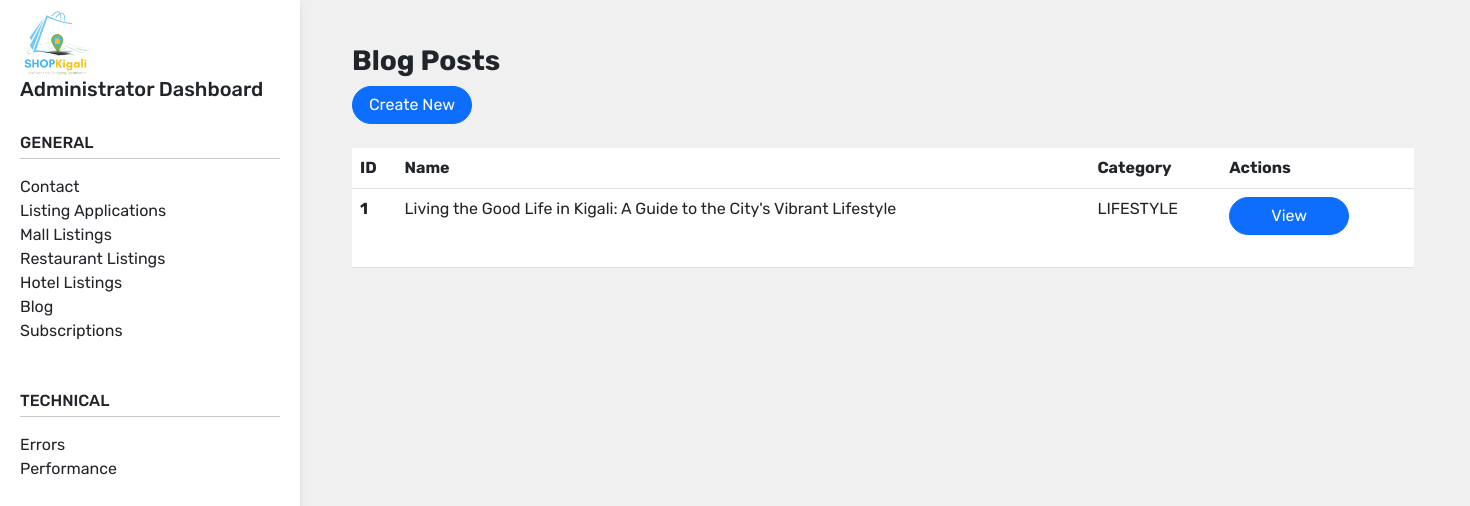
The page /admin/blog on the database its author committed.
### tables this page shows
CREATE TABLE blog_posts(
    id INTEGER PRIMARY KEY AUTOINCREMENT,
    title TEXT,
    posted TEXT,
    author TEXT,
    image_path TEXT,
    content TEXT,
    category TEXT
);

### app.py (the view)
@app.route("/admin/blog")
def admin_blog():
    blog = db.execute("SELECT * FROM blog_posts")
    return render_template("admin-blog-list.html", blog=blog)

### templates/admin-blog-list.html
{% extends "admin-layout.html" %}
{% block main %}
<div style="width: 85%; padding: 20px;">
    <h3><strong>
            Blog Posts
        </strong></h3>
        <a href="/admin/blog/new">
            <button type="button" class="btn btn-primary btn-block mb-4">Create New</button>
        </a>
    <br>
    <table class="table">
        <thead>
            <tr>
                <th scope="col">ID</th>
                <th scope="col">Name</th>
                <th scope="col">Category</th>
                <th scope="col">Actions</th>
            </tr>
        </thead>
        {% if blog|length == 0 %}
            <p>No blog listed yet</p>
        {% else %}
            <tbody>
                {% for i in range(blog|length) %}
                    <tr>
                        <th scope="row">{{ blog[i]["id"] }}</th>
                        <td>{{ blog[i]["title"] }}</td>
                        <td>{{ blog[i]["category"] }}</td>
                        <td>
                            <a href="/blog/{{ blog[i]['id'] }}">
                                <button type="button" class="btn btn-primary btn-block mb-4">View</button>
                            </a>
                        </td>
                    </tr>
                {% endfor %}
            </tbody>
        {% endif %}
    </table>
</div>
{% endblock %}

### static/css/utils.css (style rules this page uses)
:root { --pagebg: azure; }

### static/css/common.css (style rules this page uses)
* { box-sizing: border-box; margin: 0px; padding: 0px; font-family: 'Rubik', sans-serif; }
body { background-color: rgb(240, 240, 240); overflow-x: hidden; }
a { text-decoration: none !important; color: inherit; }
.btn { margin-right: 5px; border-radius: 50px; width: 120px; }

### rows shown on the page
blog_posts: id "1", title "Living the Good Life in Kigali: A Guide to the City's Vibrant Lifestyle", category "LIFESTYLE"
